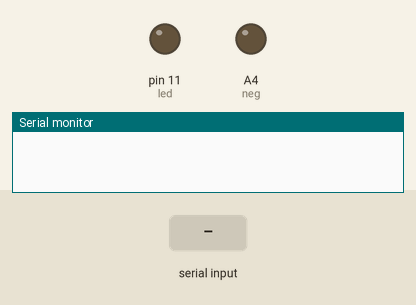
This sketch was run on a simulated Arduino Uno, built with avr-gcc and run on an emulated ATmega328P. Shown: output pins drawn as LEDs (lit = HIGH), the last lines printed to the serial monitor. The test bench sets the inputs (shaded band).

Above: at 1.2 s.
1.3 s: byte 30 received over Serial
At 1.8 s:
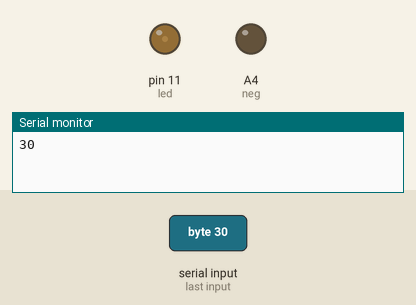
2.8 s: byte 90 received over Serial
At 4.2 s:
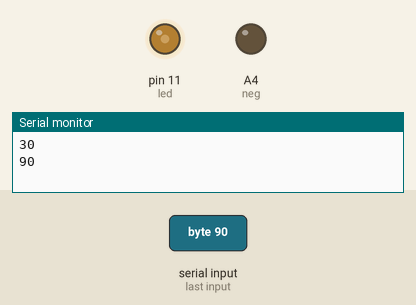
Timing chart, 0 to 5.8 s (numbered marks = the images above; inputs shaded):
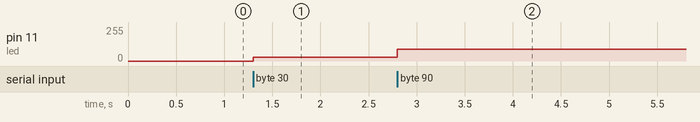

The sketch:

HC05_MIT_APP_PWM.ino
```cpp
/*-----Single LED Control With MIT App Inventor------*/
/*---------Source Code by Habib.m @Hab_mz------------*/
/*------Modified & Adapted by Habib.m @Hab_mz--------*/
/*----------------------V1.0-------------------------*/
int led=11;
int neg=A4;
int val;
void setup() {
  Serial.begin(9600);
  pinMode(led,OUTPUT);
  pinMode(neg,OUTPUT);
  analogWrite(neg,0);
}

void loop() {
  if(Serial.available()>0){
    val = Serial.read();
    Serial.println(val);
    analogWrite(led,val);
  }
}
/*----------------------@Hab_mz----------------------*/
```

Measured:
- after the input at 1.3 s, pin 11 (led): 0/255 → 30/255 at once
- after the input at 2.8 s, pin 11 (led): 30/255 → 90/255 at once
